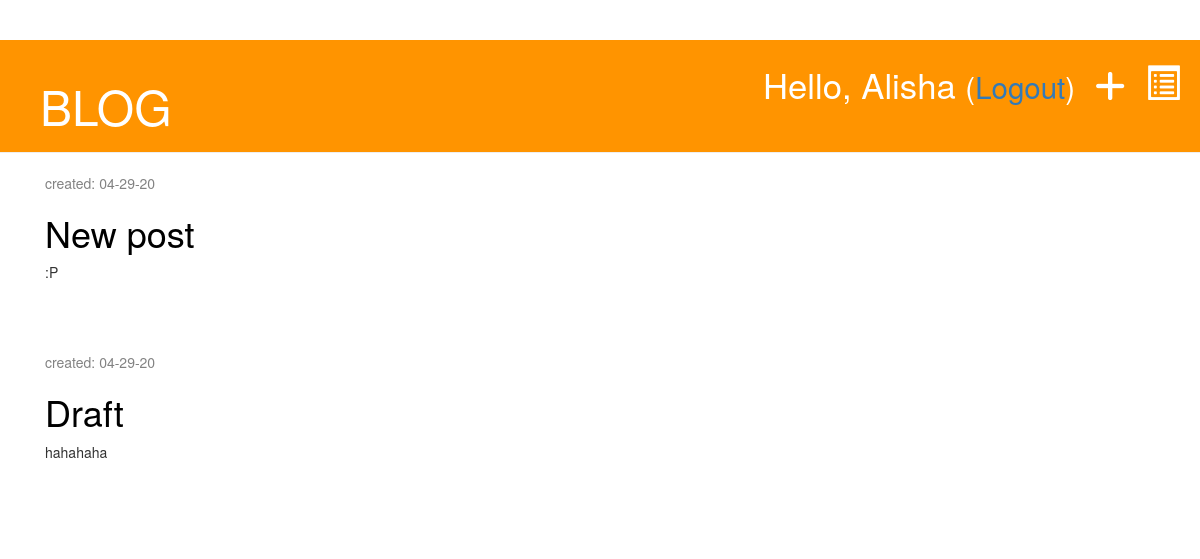
Page /drafts/ (signed in) on the earlier database version.
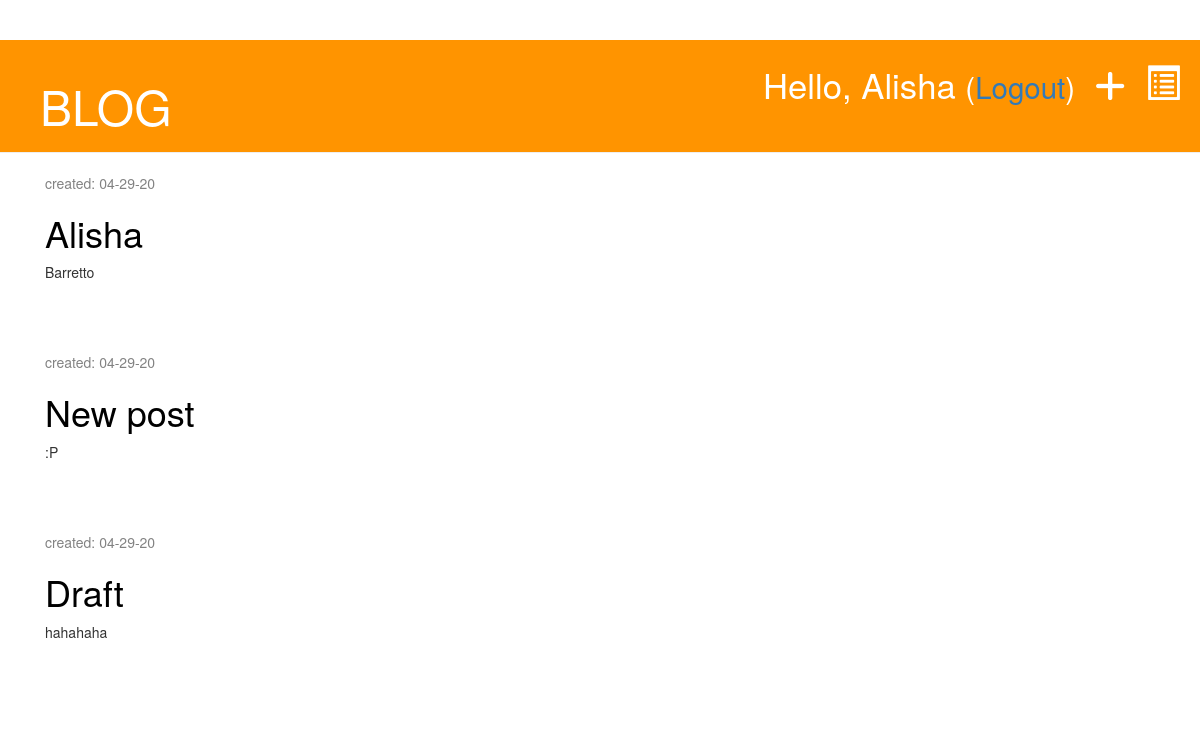
Same page on the later database version.
### blog/models.py (models this page shows, shortened)
class Post(models.Model):
    author = models.ForeignKey('auth.User', on_delete=models.CASCADE)
    title = models.CharField(max_length=200)
    text = models.TextField()
    created_date = models.DateTimeField(default=timezone.now)
    published_date = models.DateTimeField(blank=True, null=True)

### blog/views.py (the view)
# urls.py: path('drafts/',views.post_draft_list, name='post_draft_list'),
@login_required
def post_draft_list(request):
    posts = Post.objects.filter(published_date__isnull=True).order_by('-created_date')
    stuff_for_frontend = {'posts': posts}
    return render(request, 'blog/post_draft_list.html', stuff_for_frontend)

### blog/Templates/blog/post_draft_list.html (shortened to what this page needs)
{% extends 'blog/base.html' %}
{% block content %}
    {% for post in posts %}
        <div class="post">
            <p class="date">created: {{ post.created_date|date:'m-d-y' }}</p>
            <h1><a href="{% url 'post_detail' pk=post.pk %}">{{ post.title }}</a></h1>
            <p>{{ post.text|truncatechars:50 }}</p>
        </div>
    {% endfor %}
{% endblock %}

Differences in the rows shown:
added Post: created_date "04-29-20", title "Alisha", text "Barretto"
